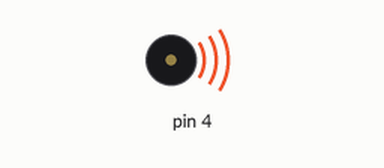
Recording of a sketch running on a simulated Arduino Uno, built with avr-gcc and run on an emulated ATmega328P. On the bench: buzzer (waves = sounding). What the sketch prints to the serial monitor is not drawn.

Above: at 0.1 s.
At 2.1 s:
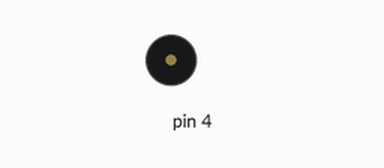
Timing chart, 0 to 3.6 s (numbered marks = the images above):
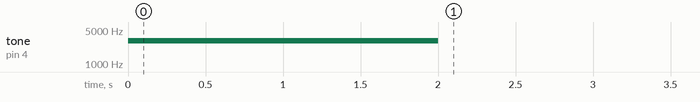

The sketch:

Arlo-Speed-Maneuvers.ino
```cpp
/*
  Arlo-Speed-Maneuvers

  Examples that use ArloRobot library to make the arlo travel in certain
  speeds for certain amounts of time.
*/

#include <ArloRobot.h>                        // Include Arlo library
#include <SoftwareSerial.h>                   // Include SoftwareSerial library

// Arlo and serial objects required
ArloRobot Arlo;                               // Arlo object
SoftwareSerial ArloSerial(12, 13);            // Serial in I/O 12, out I/O 13

int countsLeft, countsRight;                  // Encoder counting variables
void setup()                                  // Setup function
{
  tone(4, 3000, 2000);                        // Piezospeaker beep
  Serial.begin(9600);                         // Start terminal serial port
  Serial.println("Sketch running...");        // Display starting message

  ArloSerial.begin(19200);                    // Start DHB-10 serial com
  Arlo.begin(ArloSerial);                     // Pass to Arlo object

  Arlo.clearCounts();                         // Clear encoder counts

  Arlo.writeSpeeds(144, 144);                 // Go forward 144 counts/sec
  delay(3000);                                // for three seconds
  Arlo.writeSpeeds(0, 0);                     // Stop
  delay(1000);                                // for one second
  displayDistances();                         // Display encoder counts

  Arlo.writeSpeeds(-72, 72);                  // Rotate seft 72 counts/sec
  delay(2000);                                // for two seconds
  Arlo.writeSpeeds(0, 0);                     // Stop
  delay(1000);                                // ...for one second
  displayDistances();                         // Display encoder counts

  Arlo.writeSpeeds(72, -72);                  // Rotate right counts/sec
  delay(2000);                                // for two seconds
  Arlo.writeSpeeds(0, 0);                     // Stop
  delay(1000);                                // for one second
  displayDistances();                         // Display encoder counts

  Arlo.writeSpeeds(-144, -144);               // Go backward 144 counts/sec
  delay(3000);                                // for three seconds
  Arlo.writeSpeeds(0, 0);                     // Stop
  delay(1000);                                // for one second
  displayDistances();                         // Display encoder counts
}

void loop() {}                                // Nothing for main loop

void displayDistances()
{
  countsLeft = Arlo.readCountsLeft();         // Get left & right encoder counts
  countsRight = Arlo.readCountsRight();

  Serial.print("countsLeft = ");              // Display encoder measurements
  Serial.print(countsLeft, DEC);
  Serial.print(", countsRight = ");
  Serial.println(countsRight, DEC);
}
```
